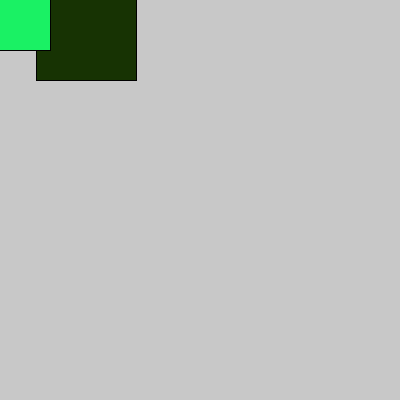
Frame 1 (no input)
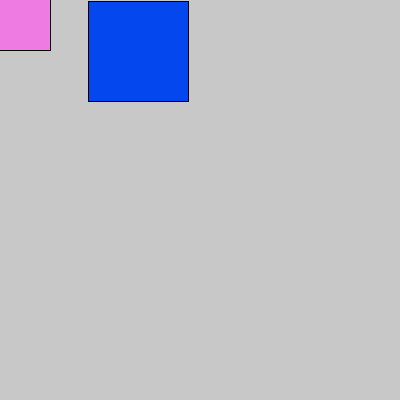
Frame 60 (the mouse pressed at the canvas centre just before this capture)
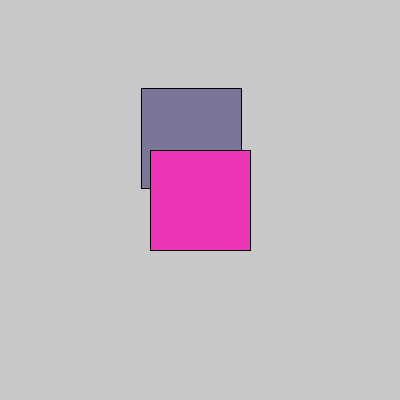
Frame 120 (the mouse held since frame 60 and released just before this capture)

The Processing sketch that drew these frames (run headless with seeded random() and noise(); from frame 60 on, the mouse is pressed at the canvas centre):

// Processing sketch: rect_tail
// ── rect_tail.pde
Rect rect;
Rect rect1;

int num = 50;
Rect [] mySnake;
float scale = 0.995;


float rectS = random(height, width);
float xSpeed = random(-3, 3);
float ySpeed = random(-3, 3);
float xSpeed1 = random(-3, 3);
float ySpeed1 = random(-3, 3);

float xStartPos = random(width);
float yStartPos = random(height);
float xStartPos1 = random(width);
float yStartPos1 = random(height);

float yStartPos4 = random(height);
color grey = #838383;
float R = random(255);
float G = random (255);
float B = random (255);


void setup() {

  size(400, 400);
  rectMode(CENTER);  
  rect = new Rect(xStartPos, yStartPos, xSpeed, ySpeed, rectS, R, G, B, 1);
  rect1 = new Rect(mouseX, mouseY, rectS, R, G, B, 2);
  mySnake = new Rect[50];

  for (int i = 0; i < num; i++) {
    mySnake[i] = new Rect(mouseX, mouseY, rectS, R, G, B, 2);
  }
}

void draw() {
  background(200);
  for (int i = num-1; i > 0; i--) {
    mySnake[i].x1=mySnake[i-1].x1;
    mySnake[i].y1=mySnake[i-1].y1;
    mySnake[i].rectS=mySnake[i-1].rectS*pow(scale, i);
  }
  // Add the new values to the beginning of the array
  mySnake[0].x1 = mouseX;
  mySnake[0].y1 = mouseY;
  // Draw the "tail"
  for (int i = 0; i < num; i++) {
    mySnake[i].display();
  }

  //circle.move();
  //circle.display();
  rect.move();
  rect.display();
  rect.overlap();

  rect1.x1=mouseX;
  rect1.y1=mouseY;
  rect1.display();
  rect.overlap1();
}

// ── class.pde
class Rect {

  float x;
  float y;
  float x1;
  float y1;

  float xSpeed;
  float ySpeed;
  float xSpeed1;
  float ySpeed1;
  float temp_x;
  float temp_y;


  float rectS;
  float state;
  float R;
  float G;
  float B;
  int A;
  int T;


  Rect(float x, float y, float xSpeed, float ySpeed, float rectS, float R, float G, float B, float state) {
    this.x = x;
    this.y = y;
    this.xSpeed = xSpeed;
    this.ySpeed = ySpeed;
    this.rectS = rectS;
    this.R=R;
    this.G=G;
    this.B=B;
    this.state=state;
  }

  Rect(float temp_x, float temp_y, float rectS, float R, float G, float B, float state) {
    x1 = temp_x;
    y1 = temp_y;
    this.rectS = rectS;
    this.R=R;
    this.G=G;
    this.B=B;
    this.state=state;
  }


  void move() {
    x += xSpeed;
    if (x < 0 || x > width-rectS/2) {
      xSpeed *= -1;
    }

    y += ySpeed;
    if (y < 0 || y > height-rectS/2) {
      ySpeed *= -1;
    }
  }




  void overlap() {
    float d=dist(rect.x, rect.y, rect1.x1, rect.y1);
    if (d<rectS) {
      rect.R=random(255);
      rect.G=random(255);
      rect.B=random(255);
      rect1.R=random(255);
      rect1.G=random(255);
      rect1.B=random(255);
    }
  }
  void overlap1() {
    float d=dist(rect.x, rect.y, rect1.x1, rect1.y1);
    if (d<rectS) {
      rect.R=random(255);
      rect.G=random(255);
      rect.B=random(255);
      rect1.R=random(255);
      rect1.G=random(255);
      rect1.B=random(255);
    }
  }



  void display() {


    fill(R, G, B);

    if (state == 1) {
      rect(x, y, rectS, rectS);
    }
    if (state == 2) {
      rect(x1, y1, rectS, rectS);
    }
  }
}
